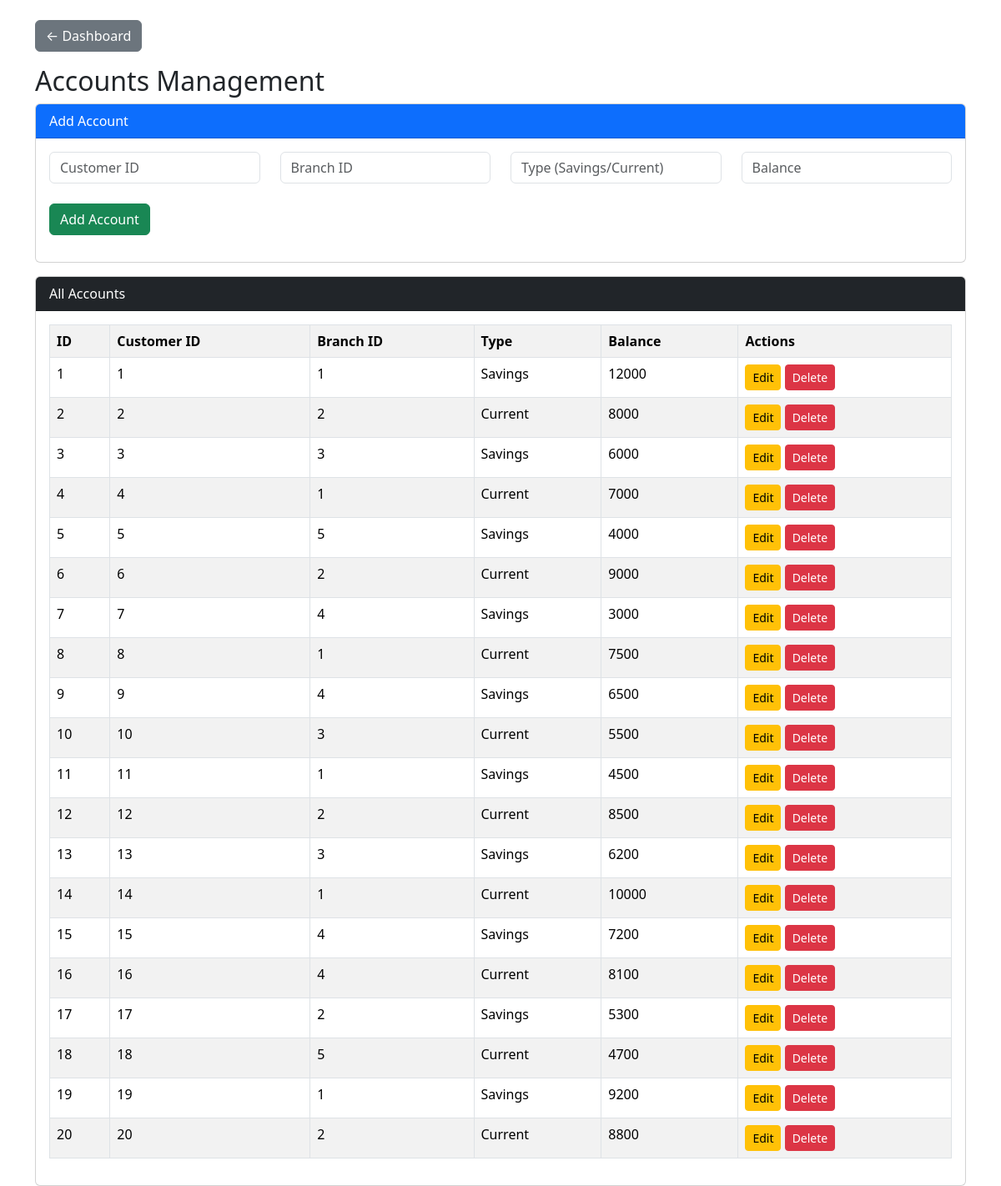
The page /accounts.php on the database its author committed.
### tables this page shows
CREATE TABLE Account (
    account_id INT AUTO_INCREMENT PRIMARY KEY,
    customer_id INT,
    branch_id INT,
    account_type VARCHAR(20),
    balance INT,
    FOREIGN KEY (customer_id) REFERENCES Customer(customer_id),
    FOREIGN KEY (branch_id) REFERENCES Branch(branch_id)
);

### accounts.php (the view, shortened to what this page needs)
<?php
include 'db.php';
$editMode = false;
$e_customer = "";
$e_branch = "";
$e_type = "";
$e_balance = "";
$result = mysqli_query($conn,"SELECT * FROM Account");
?>
<link href="https://cdn.jsdelivr.net/npm/bootstrap@5.3.3/dist/css/bootstrap.min.css" rel="stylesheet">
<div class="container mt-4">
<a href="index.php" class="btn btn-secondary mb-3">← Dashboard</a>
<h2>Accounts Management</h2>
<div class="card mb-3">
<div class="card-header bg-primary text-white">
<?= $editMode ? "Edit Account" : "Add Account" ?>
</div>
<div class="card-body">
<form method="POST">
<div class="row">
<div class="col-md-3">
<input type="text" name="customer_id" class="form-control"
placeholder="Customer ID" value="<?= $e_customer ?>" required>
</div>
<div class="col-md-3">
<input type="text" name="branch_id" class="form-control"
placeholder="Branch ID" value="<?= $e_branch ?>" required>
</div>
<div class="col-md-3">
<input type="text" name="account_type" class="form-control"
placeholder="Type (Savings/Current)" value="<?= $e_type ?>" required>
</div>
<div class="col-md-3">
<input type="number" name="balance" class="form-control"
placeholder="Balance" value="<?= $e_balance ?>" required>
</div>
</div>
<br>
<?php if($editMode){ ?>
<button name="update_account" class="btn btn-warning">
Update Account
</button>
<a href="accounts.php" class="btn btn-secondary">Cancel</a>
<?php } else { ?>
<button name="add_account" class="btn btn-success">
Add Account
</button>
<?php } ?>
</form>
</div>
</div>
<div class="card">
<div class="card-header bg-dark text-white">
All Accounts
</div>
<div class="card-body">
<table class="table table-bordered table-striped">
<tr>
<th>ID</th>
<th>Customer ID</th>
<th>Branch ID</th>
<th>Type</th>
<th>Balance</th>
<th>Actions</th>
</tr>
<?php while($row=mysqli_fetch_assoc($result)){ ?>
<tr>
<td><?= $row['account_id'] ?></td>
<td><?= $row['customer_id'] ?></td>
<td><?= $row['branch_id'] ?></td>
<td><?= $row['account_type'] ?></td>
<td><?= $row['balance'] ?></td>
<td>
<a href="?edit=<?= $row['account_id'] ?>"
class="btn btn-warning btn-sm">Edit</a>
<a href="?delete=<?= $row['account_id'] ?>"
class="btn btn-danger btn-sm"
onclick="return confirm('Delete account?')">Delete</a>
</td>
</tr>
<?php } ?>
</table>
</div>
</div>
</div>

### rows shown on the page
account: account_id "1", customer "1", branch "1", account_type "Savings", balance "12000"
account: account_id "2", customer "2", branch "2", account_type "Current", balance "8000"
account: account_id "3", customer "3", branch "3", account_type "Savings", balance "6000"
account: account_id "4", customer "4", branch "1", account_type "Current", balance "7000"
account: account_id "5", customer "5", branch "5", account_type "Savings", balance "4000"
account: account_id "6", customer "6", branch "2", account_type "Current", balance "9000"
account: account_id "7", customer "7", branch "4", account_type "Savings", balance "3000"
account: account_id "8", customer "8", branch "1", account_type "Current", balance "7500"
account: account_id "9", customer "9", branch "4", account_type "Savings", balance "6500"
account: account_id "10", customer "10", branch "3", account_type "Current", balance "5500"
account: account_id "11", customer "11", branch "1", account_type "Savings", balance "4500"
account: account_id "12", customer "12", branch "2", account_type "Current", balance "8500"
account: account_id "13", customer "13", branch "3", account_type "Savings", balance "6200"
account: account_id "14", customer "14", branch "1", account_type "Current", balance "10000"
account: account_id "15", customer "15", branch "4", account_type "Savings", balance "7200"
account: account_id "16", customer "16", branch "4", account_type "Current", balance "8100"
account: account_id "17", customer "17", branch "2", account_type "Savings", balance "5300"
account: account_id "18", customer "18", branch "5", account_type "Current", balance "4700"
account: account_id "19", customer "19", branch "1", account_type "Savings", balance "9200"
account: account_id "20", customer "20", branch "2", account_type "Current", balance "8800"
